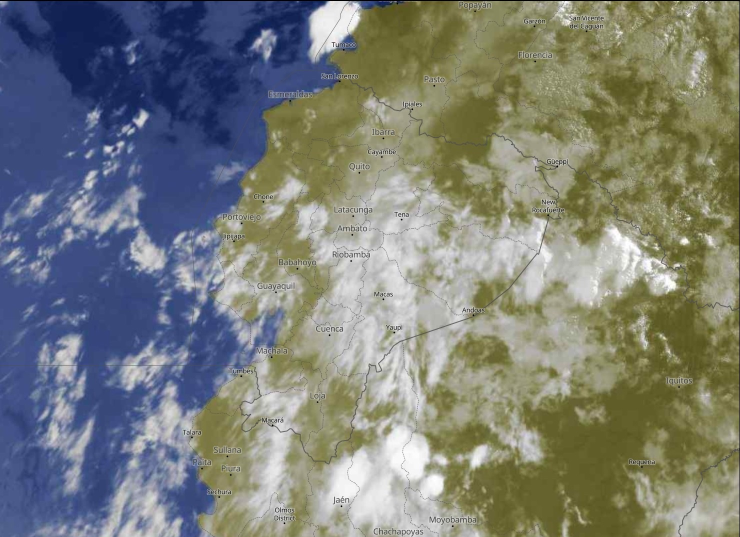
#> input picture Unit_2/Satellite-No-Radar_20220621T20220621_1115.jpeg, 1480 x 1074 px, found by its file name (shown at 1/2 size)
$ jupyter execute 2_7_scikit_image_tools.ipynb
#> lines starting #> are read from the running program, lines starting #| are printed output that depends on the picture
<a href="https://colab.research.google.com/github/helgadenes/Computational_Physics_USFQ/blob/main/Unit_2/2_7_scikit_image_tools.ipynb" target="_parent"></a>

# Image processing with scikit:

Downsizing, rescaling, resizing:

[cell 1]
import numpy as np
import matplotlib.pyplot as plt

from skimage import io
from skimage.transform import rescale, resize, downscale_local_mean #reshape

# Mount Google Drive
from google.colab import drive
drive.mount('/content/drive')
dir = "drive/MyDrive/Colab Notebooks/CP_1/Unit_2/"

## 1. Down-sizing images

See documentation here:
https://scikit-image.org/docs/stable/auto_examples/transform/plot_rescale.html

## Rescaling images

- The **rescale()** operation resizes an image by a given scaling factor.

- **rescale()** uses interpolation.

- The scaling factor can either be a single floating point value, or multiple values - one along each axis.

### 1. Let's generate matrices with numpy:

[cell 2]
a_2d = np.arange(40).reshape(8, 5)

print(a_2d)
print(a_2d.shape)

[cell 3]
# Plotting
plt.figure(figsize = (5,4))

plt.imshow(a_2d)

plt.colorbar()

plt.show()

#### 2. Rescale image:

[cell 4]
# New rescaled image
a_2d_rescaled = rescale(a_2d, scale = 4)

print(a_2d.shape, a_2d_rescaled.shape)

[cell 5]
# Plotting
plt.figure(figsize = (5,4))

plt.imshow(a_2d_rescaled)
plt.colorbar()

plt.show()

[cell 6]
# Print values:

print(a_2d)
print(a_2d_rescaled)

[cell 7]
# New rescaled image
a_2d_rescaled2 = rescale(a_2d, scale = 4, preserve_range = True)

print(a_2d.shape, a_2d_rescaled.shape, a_2d_rescaled2.shape)

[cell 8]
# Plotting
plt.figure(figsize = (5,4))

plt.imshow(a_2d_rescaled2)
plt.colorbar()

plt.show()

[cell 9]
# Print values:

print(a_2d)
#print(a_2d_rescaled)
print(a_2d_rescaled2)

## Resizing images

- The **resize()** operation does the same as rescaling, but allows users to specify an output image shape instead of a scaling factor.

- **resize()** also uses interpolation.

- Note that when down-sampling an image, **resize** and **rescale** should perform Gaussian smoothing to avoid aliasing artifacts. See the anti_aliasing and anti_aliasing_sigma arguments to these functions.

[cell 10]
# Resizing A

a_2d_resized = resize(a_2d, (4,6), preserve_range = True)

print(a_2d.shape, a_2d_resized.shape)

[cell 11]
# Plotting
plt.figure(figsize = (5,4))

plt.imshow(a_2d_resized)
plt.colorbar()

plt.show()
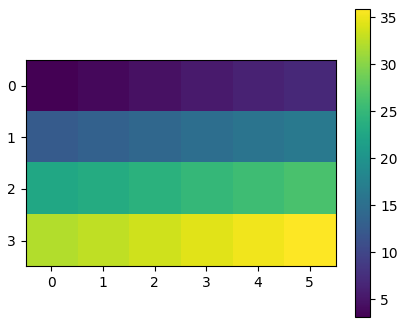
#> figure drawn by matplotlib, 2 panels

## Downscaling images

- The **downscale_local_mean()** function serves the purpose of down-sampling an n-dimensional image by integer factors using the local mean on the elements of each block of the size factors given as a parameter to the function.

- This function calculates the local mean of elements in each block of size factors in the input image.

[cell 12]
# Resizing A

a_2d_downscaled = downscale_local_mean(a_2d, (2,2))

print(a_2d.shape, a_2d_downscaled.shape)

[cell 13]
# Plotting
plt.figure(figsize = (5,4))

plt.imshow(a_2d_downscaled)
plt.colorbar()

plt.show()
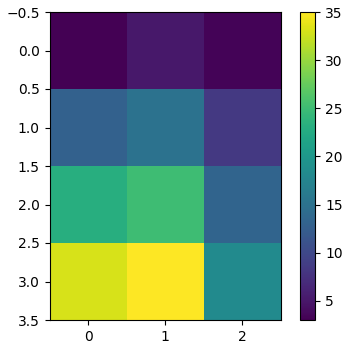
#> figure drawn by matplotlib, 2 panels

### Example: Satellite image

#### You can download your own image from:
https://www.meteoblue.com/en/country/weather/satellite/ecuador_ecuador_3658394

#### Or, use this one:
https://github.com/helgadenes/Computational_Physics_USFQ/blob/main/Unit_2/Satellite-No-Radar_20220621T20220621_1115.jpeg

[cell 14]
# Open the image:

image_sat = io.imread(dir+"Satellite-No-Radar_20220621T20220621_1115.jpeg")
#> image_sat is the input picture: shape (1074, 1480, 3); mean R, G, B 122.6, 126.2, 119.8

print(type(image_sat))
print(image_sat.shape)
print(np.min(image_sat[:,:,0]), np.max(image_sat[:,:,0]))

[cell 15]
plt.imshow(image_sat)

[cell 16]
# Open the image:

image_sat_gray = io.imread(dir+"Satellite-No-Radar_20220621T20220621_1115.jpeg", as_gray = True)
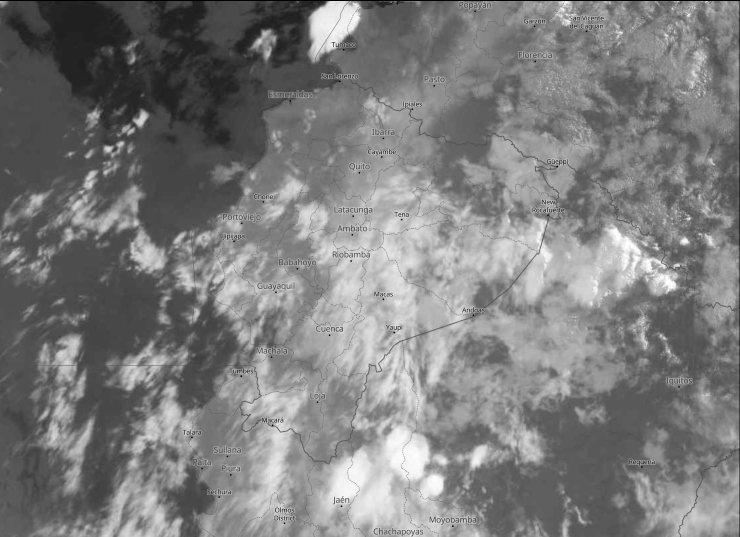
#> image_sat_gray: shape (1074, 1480) float64 (shown at 1/2 size); min 0, max 1, mean 0.49

print(type(image_sat_gray))
print(image_sat_gray.shape)
print(np.min(image_sat_gray), np.max(image_sat_gray))

[cell 17]
# Plotting

fig, ax = plt.subplots()

z = ax.imshow(image_sat_gray, cmap = "viridis")

plt.colorbar(z)

plt.show()

#### Rescaling the image

[cell 18]
rescaled_sat_gray = rescale(image_sat_gray, scale = 1.5, preserve_range = True, anti_aliasing = True)

print(rescaled_sat_gray.shape)

[cell 19]
# Plotting

fig, ax = plt.subplots()

z = ax.imshow(rescaled_sat_gray, cmap = "viridis")

plt.colorbar(z)

plt.show()
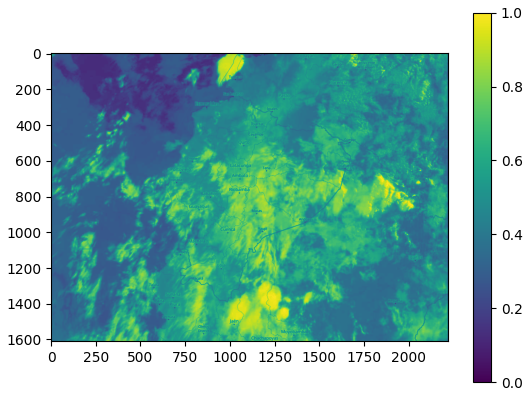
#> figure drawn by matplotlib, 2 panels

#### Same exercise: Resizing the satellite image

[cell 20]
resized_sat_gray = resize(image_sat_gray, (250, 350), preserve_range = True, anti_aliasing = True)
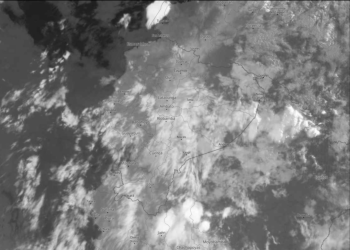
#> resized_sat_gray: shape (250, 350) float64; min 0.0736, max 0.995, mean 0.49

print(resized_sat_gray.shape)

[cell 21]
# Plotting

fig, ax = plt.subplots()

z = ax.imshow(resized_sat_gray, cmap = "viridis")

plt.colorbar(z)

plt.show()
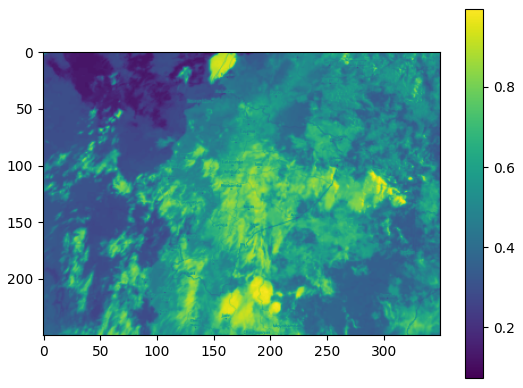
#> figure drawn by matplotlib, 2 panels

#### Same exercise: Downscaling the satellite image

[cell 22]
downscaled_sat_gray = downscale_local_mean(image_sat_gray, (2, 2))

print(image_sat_gray.shape, downscaled_sat_gray.shape)

[cell 23]
# Plotting

fig, ax = plt.subplots()

z = ax.imshow(downscaled_sat_gray, cmap = "viridis")

plt.colorbar(z)

plt.show()
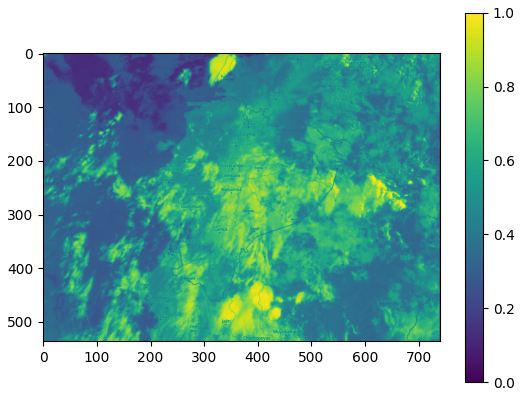
#> figure drawn by matplotlib, 2 panels

## Gaussian smoothing with scipy:

[cell 24]
from scipy.ndimage import gaussian_filter

[cell 25]
# Go back to our A matrix

print(a_2d)

print(a_2d.shape)

[cell 26]
# Plotting
plt.figure(figsize = (5,4))

plt.imshow(a_2d)
plt.colorbar()

plt.show()

[cell 27]
# Apply a Gaussian filter

a_2d_smoothed = gaussian_filter(a_2d, sigma = 1.)

print(a_2d_smoothed)

[cell 28]
# Plotting
plt.figure(figsize = (5,4))

plt.imshow(a_2d_smoothed)
plt.colorbar()

plt.show()
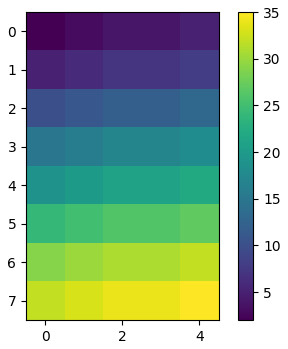
#> figure drawn by matplotlib, 2 panels

#### Same exercise: Gaussian smoothing on the satellite image

[cell 29]
smoothed_sat_gray = gaussian_filter(image_sat_gray, sigma = 1.)

print(image_sat_gray.shape, smoothed_sat_gray.shape)

[cell 30]
# Plotting

fig, ax = plt.subplots()

ax.imshow(smoothed_sat_gray , cmap = "viridis")

plt.show()

[cell 31]
smoothed_sat_gray2 = gaussian_filter(image_sat_gray, sigma = 10.)
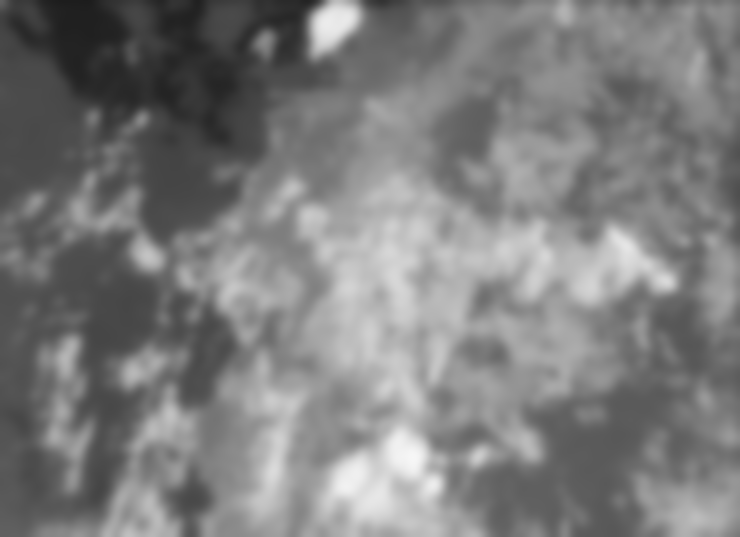
#> smoothed_sat_gray2: shape (1074, 1480) float64 (shown at 1/2 size); min 0.113, max 0.969, mean 0.49

print(image_sat_gray.shape, smoothed_sat_gray2.shape)

[cell 32]
# Plotting

fig, ax = plt.subplots()

ax.imshow(smoothed_sat_gray2 , cmap = "viridis")

plt.show()

### Pixel Histograms:

[cell 33]
# Flatten the arrays
image_1D = image_sat_gray.reshape((image_sat_gray.size,1))

smoothed_1D = smoothed_sat_gray.reshape((image_sat_gray.size,1))


smoothed_1D2 = smoothed_sat_gray2.reshape((smoothed_sat_gray2.size,1))

[cell 34]
# Plotting the histograms

plt.figure()

#plt.hist(image_1D, bins = 50, label = "original")
plt.hist(smoothed_1D, bins = 50, label = "smoothed", alpha = 0.4, color ="magenta")

plt.hist(smoothed_1D2, bins = 50, label = "smoothed", alpha = 0.4, color ="yellow")

plt.legend()
plt.show()
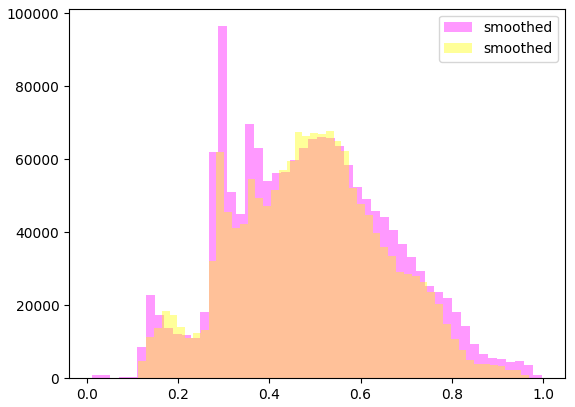
#> figure drawn by matplotlib, 1 panel; tallest bar 96461 high, from x = 0.287 to 0.307; tallest bar 67749 high, from x = 0.524 to 0.541
